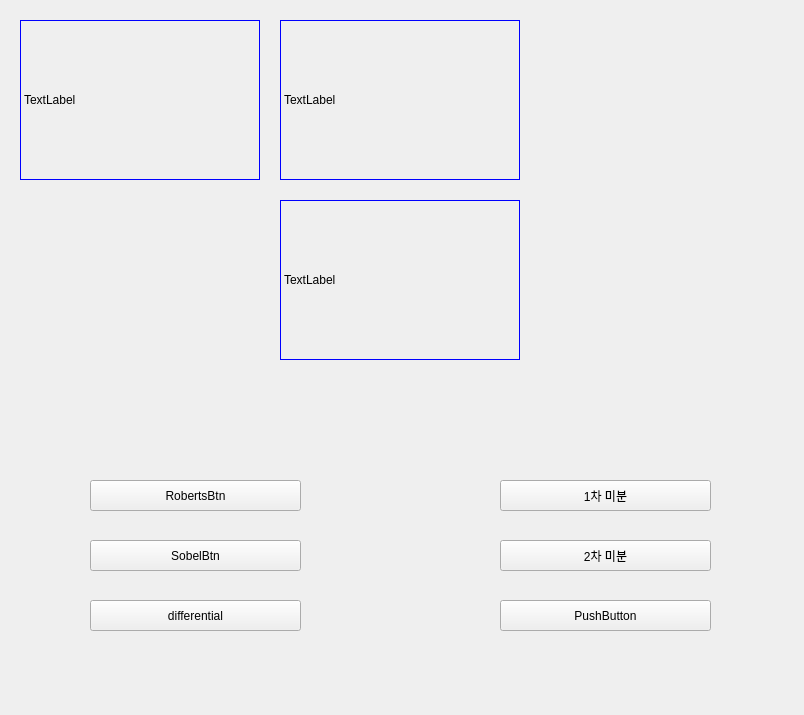
<?xml version="1.0" encoding="UTF-8"?>
<ui version="4.0">
 <class>Form</class>
 <widget class="QWidget" name="Form">
  <property name="geometry">
   <rect>
    <x>0</x>
    <y>0</y>
    <width>804</width>
    <height>715</height>
   </rect>
  </property>
  <property name="windowTitle">
   <string>Form</string>
  </property>
  <widget class="QLabel" name="cameraview">
   <property name="geometry">
    <rect>
     <x>20</x>
     <y>20</y>
     <width>240</width>
     <height>160</height>
    </rect>
   </property>
   <property name="styleSheet">
    <string notr="true">border:1px solid blue</string>
   </property>
   <property name="text">
    <string>TextLabel</string>
   </property>
  </widget>
  <widget class="QPushButton" name="pushButton_RBT">
   <property name="geometry">
    <rect>
     <x>90</x>
     <y>480</y>
     <width>211</width>
     <height>31</height>
    </rect>
   </property>
   <property name="text">
    <string>RobertsBtn</string>
   </property>
  </widget>
  <widget class="QPushButton" name="pushButton_SB">
   <property name="geometry">
    <rect>
     <x>90</x>
     <y>540</y>
     <width>211</width>
     <height>31</height>
    </rect>
   </property>
   <property name="text">
    <string>SobelBtn</string>
   </property>
  </widget>
  <widget class="QPushButton" name="pushButton_3">
   <property name="geometry">
    <rect>
     <x>90</x>
     <y>600</y>
     <width>211</width>
     <height>31</height>
    </rect>
   </property>
   <property name="text">
    <string>differential</string>
   </property>
  </widget>
  <widget class="QLabel" name="dst1">
   <property name="geometry">
    <rect>
     <x>280</x>
     <y>20</y>
     <width>240</width>
     <height>160</height>
    </rect>
   </property>
   <property name="styleSheet">
    <string notr="true">border:1px solid blue</string>
   </property>
   <property name="text">
    <string>TextLabel</string>
   </property>
  </widget>
  <widget class="QPushButton" name="pushButton_ch1MB">
   <property name="geometry">
    <rect>
     <x>500</x>
     <y>480</y>
     <width>211</width>
     <height>31</height>
    </rect>
   </property>
   <property name="text">
    <string>1차 미분</string>
   </property>
  </widget>
  <widget class="QPushButton" name="pushButton_ch2MB">
   <property name="geometry">
    <rect>
     <x>500</x>
     <y>540</y>
     <width>211</width>
     <height>31</height>
    </rect>
   </property>
   <property name="text">
    <string>2차 미분</string>
   </property>
  </widget>
  <widget class="QPushButton" name="pushButton_6">
   <property name="geometry">
    <rect>
     <x>500</x>
     <y>600</y>
     <width>211</width>
     <height>31</height>
    </rect>
   </property>
   <property name="text">
    <string>PushButton</string>
   </property>
  </widget>
  <widget class="QLabel" name="dst2">
   <property name="geometry">
    <rect>
     <x>280</x>
     <y>200</y>
     <width>240</width>
     <height>160</height>
    </rect>
   </property>
   <property name="styleSheet">
    <string notr="true">border:1px solid blue</string>
   </property>
   <property name="text">
    <string>TextLabel</string>
   </property>
  </widget>
 </widget>
 <resources/>
 <connections>
  <connection>
   <sender>pushButton_RBT</sender>
   <signal>clicked()</signal>
   <receiver>Form</receiver>
   <slot>RobertsBtn()</slot>
   <hints>
    <hint type="sourcelabel">
     <x>295</x>
     <y>488</y>
    </hint>
    <hint type="destinationlabel">
     <x>330</x>
     <y>473</y>
    </hint>
   </hints>
  </connection>
  <connection>
   <sender>pushButton_SB</sender>
   <signal>clicked()</signal>
   <receiver>Form</receiver>
   <slot>SobelBtn()</slot>
   <hints>
    <hint type="sourcelabel">
     <x>293</x>
     <y>553</y>
    </hint>
    <hint type="destinationlabel">
     <x>329</x>
     <y>536</y>
    </hint>
   </hints>
  </connection>
  <connection>
   <sender>pushButton_ch1MB</sender>
   <signal>clicked()</signal>
   <receiver>Form</receiver>
   <slot>ch01MB()</slot>
   <hints>
    <hint type="sourcelabel">
     <x>507</x>
     <y>485</y>
    </hint>
    <hint type="destinationlabel">
     <x>477</x>
     <y>474</y>
    </hint>
   </hints>
  </connection>
  <connection>
   <sender>pushButton_ch2MB</sender>
   <signal>clicked()</signal>
   <receiver>Form</receiver>
   <slot>ch02MB()</slot>
   <hints>
    <hint type="sourcelabel">
     <x>509</x>
     <y>548</y>
    </hint>
    <hint type="destinationlabel">
     <x>479</x>
     <y>538</y>
    </hint>
   </hints>
  </connection>
  <connection>
   <sender>pushButton_3</sender>
   <signal>clicked()</signal>
   <receiver>Form</receiver>
   <slot>differential()</slot>
   <hints>
    <hint type="sourcelabel">
     <x>297</x>
     <y>609</y>
    </hint>
    <hint type="destinationlabel">
     <x>323</x>
     <y>609</y>
    </hint>
   </hints>
  </connection>
 </connections>
 <slots>
  <slot>RobertsBtn()</slot>
  <slot>SobelBtn()</slot>
  <slot>ch01MB()</slot>
  <slot>ch02MB()</slot>
  <slot>differential()</slot>
 </slots>
</ui>
